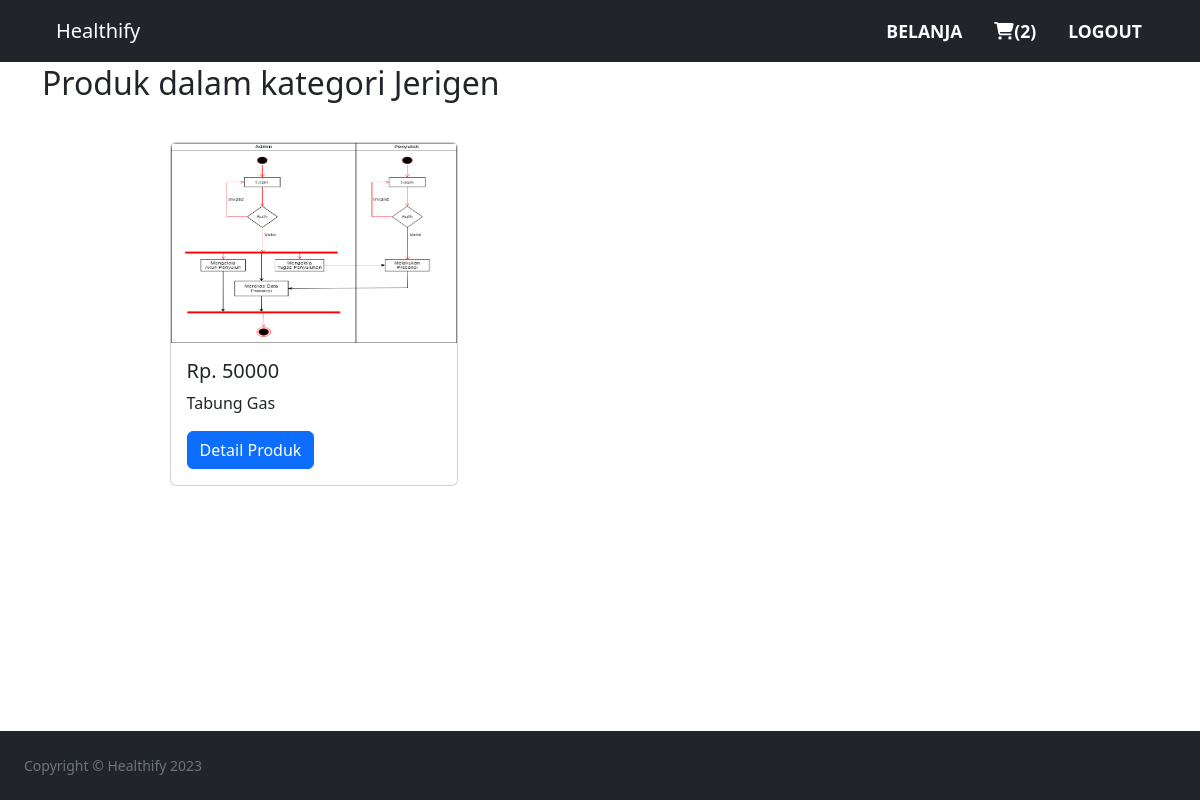
/product.php?category=Jerigen (signed in), run on the app's committed database.
### tables this page shows
CREATE TABLE `products` (
  `productID` int(11) NOT NULL,
  `productname` varchar(100) NOT NULL,
  `description` text NOT NULL,
  `price` int(11) NOT NULL,
  `category` varchar(100) NOT NULL,
  `product_image` varchar(100) NOT NULL
);

### product.php (the view, shortened to what this page needs)
<?php include("includes/header.php"); ?>
<?php include("includes/navbar.php"); ?>
<div class="container py-5">
	<h2 class="h-auto py-3">Produk dalam kategori <?php echo $_GET['category'] ?></h2>
	<?php
	global $conn;
	if (!isset($_GET['category']) || empty(trim($_GET['category']))) {
		header("location: categories.php");
	} else {
		$category = htmlspecialchars(stripslashes(strip_tags($_GET['category'])));
		$category = mysqli_real_escape_string($conn, $category);
		$query = "SELECT * FROM `products` WHERE category = '$category'";
		$result = mysqli_query($conn, $query) or die(mysqli_error($conn));
		if ($count == 0) exit("Belum ada produk dalam kategori ini."); ?>
		<div class="container-grid">
			<?php
			while ($row = mysqli_fetch_array($result)) {
			?>
				<div class="card m-3" style="width: 18rem;">
					<img src="<?php echo basename('uploads/') . "/" .  $row['product_image']; ?>" class="card-img-top" width="200" height="200">
					<div class="card-body">
						<h5 class="card-title"><?php echo "Rp. " . $row['price'] ?></h5>
						<p class="card-text"><?php echo $row['productname'] ?></p>
						<a href="productview.php?id=<?php echo $row['productID'] ?>" class="btn btn-primary">Detail Produk</a>
					</div>
				</div>
			<?php
				}
			}
			?>
		</div>
</div>
	<?php include("includes/footer.php"); ?>

### css/grid.css (style rules this page uses)
.container-grid { margin-left: 10%; display: flex; flex-wrap: wrap; }

### data on the page
products: product_image (picture), price "50000", productname "Tabung Gas"

### other printed values
$cartCount "2"
$_GET['category'] "Jerigen"
